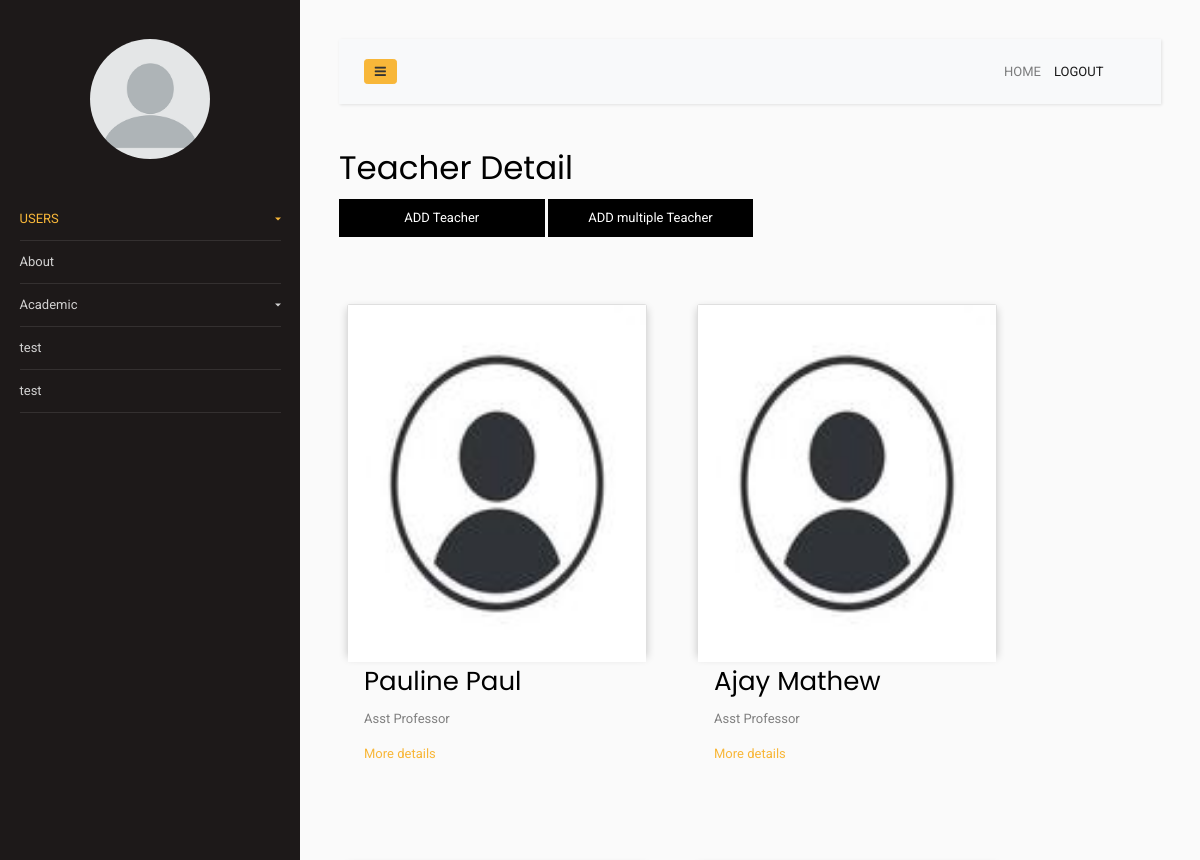
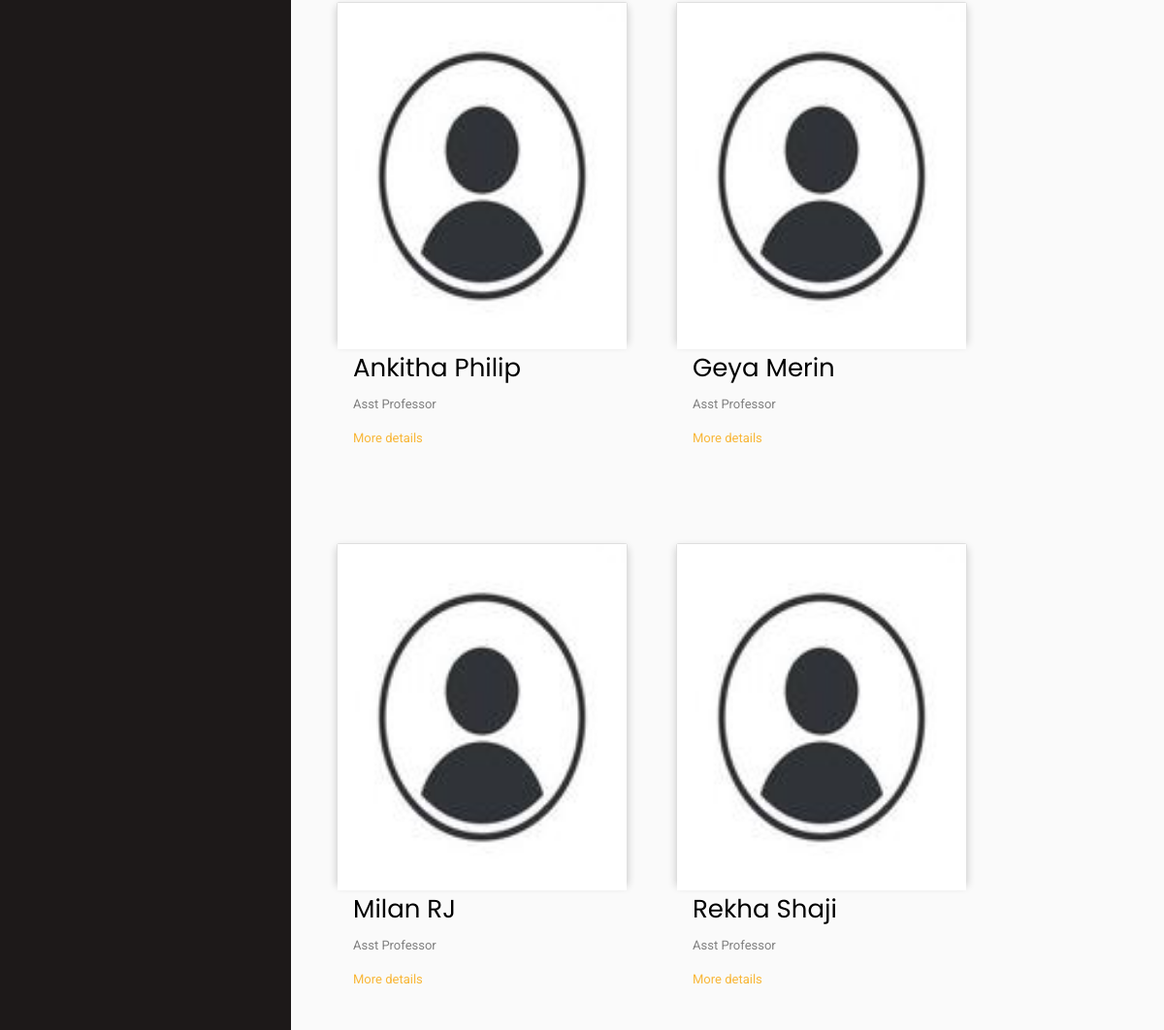
The page /sidebar-01/hodteacher.php (signed in) on the database its author committed (2 pictures, top to bottom).
### tables this page shows
CREATE TABLE `tbl_staff` (
  `tid` int(100) NOT NULL,
  `log_id` int(100) NOT NULL,
  `tname` varchar(100) NOT NULL,
  `tadd` varchar(100) NOT NULL,
  `tphoneno` varchar(13) NOT NULL,
  `tdoj` date NOT NULL,
  `temail` varchar(100) NOT NULL,
  `tqual` varchar(100) NOT NULL,
  `tpass` varchar(100) NOT NULL,
  `tstatus` tinyint(11) NOT NULL
);

### sidebar-01/hodteacher.php (the view, shortened to what this page needs)
<html lang="en">
  <head>
		<link rel="stylesheet" href="table.css">
		<link rel="stylesheet" href="https://stackpath.bootstrapcdn.com/font-awesome/4.7.0/css/font-awesome.min.css">
		<link rel="stylesheet" href="css/style.css">
  </head>
  <body>
		<div class="wrapper d-flex align-items-stretch">
			<nav id="sidebar">
				<div class="p-4 pt-5">
		  		<a href="#" class="img logo rounded-circle mb-5" style="background-image: url(adminavatar.jpg);"></a>
	        <ul class="list-unstyled components mb-5">
	          <li class="active">
	            <a href="#homeSubmenu" data-toggle="collapse" aria-expanded="false" class="dropdown-toggle">USERS</a>
	          </li>
	          <li>
	              <a href="#">About</a>
	          </li>
	          <li>
              <a href="#pageSubmenu" data-toggle="collapse" aria-expanded="false" class="dropdown-toggle">Academic</a>
	          </li>
	          <li>
              <a href="#">test</a>
	          </li>
	          <li>
              <a href="#">test</a>
	          </li>
	        </ul>
	      </div>
    	</nav>
      <div id="content" class="p-4 p-md-5">
        <nav class="navbar navbar-expand-lg navbar-light bg-light">
          <div class="container-fluid">
            <button type="button" id="sidebarCollapse" class="btn btn-primary">
              <i class="fa fa-bars"></i>
            </button>
            <div class="collapse navbar-collapse" id="navbarSupportedContent">
              <ul class="nav navbar-nav ml-auto">
              <li class="nav-item">
                    <a class="nav-link" href="index.php">HOME</a>
                </li>
              <li class="nav-item active">
                    <a class="nav-link" href="/smartacademy/login.php">LOGOUT</a>
                </li>
                <li class="nav-item">
                    <a class="nav-link" href="#"></a>
                </li>
                <li class="nav-item">
                    <a class="nav-link" href="#"></a>
                </li>
              </ul>
            </div>
          </div>
        </nav>
  <h1 id="h1">Teacher Detail          </h1>
  <button class="button1" ><a style="color:white;" href="hodaddteacher.php"> ADD Teacher</a></button>
  <button class="button1" ><a style="color:white;" href="addmultipleteacher.php"> ADD multiple Teacher</a></button>
    <?php
$servername = "localhost";
    $username = "root";
    $password = "";
    $dbname = "super_academy";
$conn = new mysqli($servername,
    $username, $password, $dbname);
 $sql = "SELECT * from tbl_staff";
 $result = $conn->query($sql);
 ?>
 <br> <br> <br>
</head>
<body>
<br>
<?php
 if ($result->num_rows > 0) {
  while($row = $result->fetch_assoc()) {
 ?>
  <div class="column">
    <div class="card">
      <img src="teacherimage/avatar.jpg" alt="Jane" >
      <div class="container">
        <h2><?php echo $row['tname'] ?></h2>
        <p class="title">Asst Professor</p>
        <p><a href="moredetails.php?id=<?php echo $row['tid'] ?>">More details</a></p>
      </div>
    </div>
  </div>
  <?php
 }
 }
    ?>
</body>
</html>
  </body>
</html>

### sidebar-01/table.css (style rules this page uses)
* { font: 13px/1.7 "Roboto","Proxima Nova Rg","Source Sans Pro","Droid Sans",Arial,Helvetica, sans-serif; color:#333333; margin:0px; padding:0px; }

### sidebar-01/hodteacher.php (style rules this page uses)
html { box-sizing: border-box; }
*, *:before, *:after { box-sizing: inherit; }
.column { float: left; width: relative; margin-bottom: 8px; padding: 0 8px; width: 350px; height: 550px; }
.card { box-shadow: 0 4px 8px 0 rgba(0, 0, 0, 0.2); height:350px; width:300px; }
.container { padding: 0 16px; }
.container::after, .row::after { content: ""; clear: both; display: table; }
.title { color: grey; }
.button1 { border: none; outline: 0; display: inline-block; padding: 8px; color: white; background-color: #000; text-align: center; cursor: pointer; width: 25%; }

### rows shown on the page
tbl_staff: tname "Pauline Paul"
tbl_staff: tname "Ajay Mathew"
tbl_staff: tname "Ankitha Philip"
tbl_staff: tname "Geya Merin"
tbl_staff: tname "Milan RJ"
tbl_staff: tname "Rekha Shaji"
